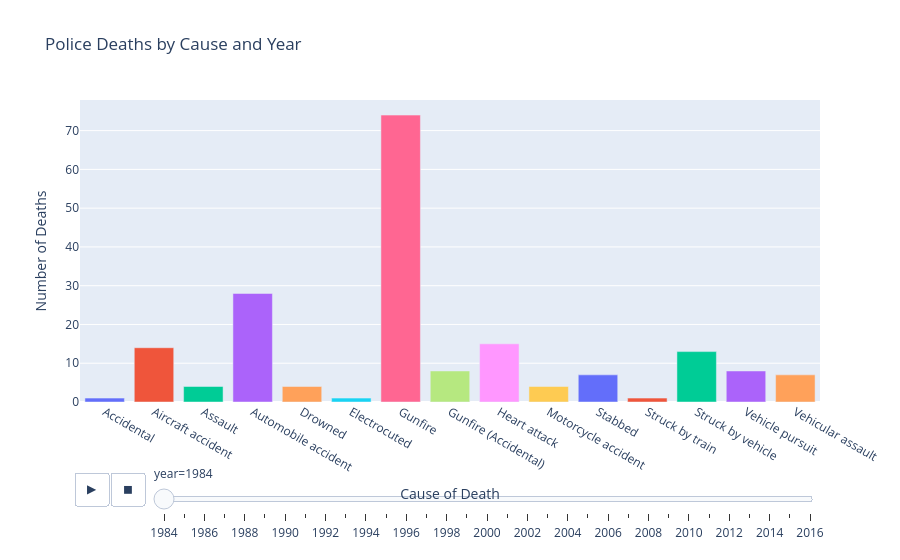

Notebook code cell kept with this figure:
### Code cell
#7. Bar chart comparing deaths due to different causes, animated by year

#Answer:
cause_year = (
    df_1984_2016
    .groupby(['year', 'cause_short'])
    .size()
    .reset_index(name='deaths')
)

fig = px.bar(
    cause_year,
    x='cause_short',
    y='deaths',
    color='cause_short',
    animation_frame='year',
    title='Police Deaths by Cause and Year'
)

fig.update_layout(
    xaxis_title='Cause of Death',
    yaxis_title='Number of Deaths',
    showlegend=False
)

fig.show()

### Figure 1 — Plotly figure (JSON) as saved in the notebook; plotly's stock layout.template omitted (floating-point values rounded to 4 significant figures)
{"data": [{"hovertemplate": "cause_short=%{x}<br>year=1984<br>deaths=%{y}<extra></extra>", "legendgroup": "Accidental", "marker": {"color": "#636efa", "pattern": {"shape": ""}}, "name": "Accidental", "orientation": "v", "showlegend": true, "textposition": "auto", "type": "bar", "x": ["Accidental"], "xaxis": "x", "y": [1], "yaxis": "y"}, {"hovertemplate": "cause_short=%{x}<br>year=1984<br>deaths=%{y}<extra></extra>", "legendgroup": "Aircraft accident", "marker": {"color": "#EF553B", "pattern": {"shape": ""}}, "name": "Aircraft accident", "orientation": "v", "showlegend": true, "textposition": "auto", "type": "bar", "x": ["Aircraft accident"], "xaxis": "x", "y": [14], "yaxis": "y"}, {"hovertemplate": "cause_short=%{x}<br>year=1984<br>deaths=%{y}<extra></extra>", "legendgroup": "Assault", "marker": {"color": "#00cc96", "pattern": {"shape": ""}}, "name": "Assault", "orientation": "v", "showlegend": true, "textposition": "auto", "type": "bar", "x": ["Assault"], "xaxis": "x", "y": [4], "yaxis": "y"}, {"hovertemplate": "cause_short=%{x}<br>year=1984<br>deaths=%{y}<extra></extra>", "legendgroup": "Automobile accident", "marker": {"color": "#ab63fa", "pattern": {"shape": ""}}, "name": "Automobile accident", "orientation": "v", "showlegend": true, "textposition": "auto", "type": "bar", "x": ["Automobile accident"], "xaxis": "x", "y": [28], "yaxis": "y"}, {"hovertemplate": "cause_short=%{x}<br>year=1984<br>deaths=%{y}<extra></extra>", "legendgroup": "Drowned", "marker": {"color": "#FFA15A", "pattern": {"shape": ""}}, "name": "Drowned", "orientation": "v", "showlegend": true, "textposition": "auto", "type": "bar", "x": ["Drowned"], "xaxis": "x", "y": [4], "yaxis": "y"}, {"hovertemplate": "cause_short=%{x}<br>year=1984<br>deaths=%{y}<extra></extra>", "legendgroup": "Electrocuted", "marker": {"color": "#19d3f3", "pattern": {"shape": ""}}, "name": "Electrocuted", "orientation": "v", "showlegend": true, "textposition": "auto", "type": "bar", "x": ["Electrocuted"], "xaxis": "x", "y": [1], "yaxis": "y"}, {"hovertemplate": "cause_short=%{x}<br>year=1984<br>deaths=%{y}<extra></extra>", "legendgroup": "Gunfire", "marker": {"color": "#FF6692", "pattern": {"shape": ""}}, "name": "Gunfire", "orientation": "v", "showlegend": true, "textposition": "auto", "type": "bar", "x": ["Gunfire"], "xaxis": "x", "y": [74], "yaxis": "y"}, {"hovertemplate": "cause_short=%{x}<br>year=1984<br>deaths=%{y}<extra></extra>", "legendgroup": "Gunfire (Accidental)", "marker": {"color": "#B6E880", "pattern": {"shape": ""}}, "name": "Gunfire (Accidental)", "orientation": "v", "showlegend": true, "textposition": "auto", "type": "bar", "x": ["Gunfire (Accidental)"], "xaxis": "x", "y": [8], "yaxis": "y"}, {"hovertemplate": "cause_short=%{x}<br>year=1984<br>deaths=%{y}<extra></extra>", "legendgroup": "Heart attack", "marker": {"color": "#FF97FF", "pattern": {"shape": ""}}, "name": "Heart attack", "orientation": "v", "showlegend": true, "textposition": "auto", "type": "bar", "x": ["Heart attack"], "xaxis": "x", "y": [15], "yaxis": "y"}, {"hovertemplate": "cause_short=%{x}<br>year=1984<br>deaths=%{y}<extra></extra>", "legendgroup": "Motorcycle accident", "marker": {"color": "#FECB52", "pattern": {"shape": ""}}, "name": "Motorcycle accident", "orientation": "v", "showlegend": true, "textposition": "auto", "type": "bar", "x": ["Motorcycle accident"], "xaxis": "x", "y": [4], "yaxis": "y"}, {"hovertemplate": "cause_short=%{x}<br>year=1984<br>deaths=%{y}<extra></extra>", "legendgroup": "Stabbed", "marker": {"color": "#636efa", "pattern": {"shape": ""}}, "name": "Stabbed", "orientation": "v", "showlegend": true, "textposition": "auto", "type": "bar", "x": ["Stabbed"], "xaxis": "x", "y": [7], "yaxis": "y"}, {"hovertemplate": "cause_short=%{x}<br>year=1984<br>deaths=%{y}<extra></extra>", "legendgroup": "Struck by train", "marker": {"color": "#EF553B", "pattern": {"shape": ""}}, "name": "Struck by train", "orientation": "v", "showlegend": true, "textposition": "auto", "type": "bar", "x": ["Struck by train"], "xaxis": "x", "y": [1], "yaxis": "y"}, {"hovertemplate": "cause_short=%{x}<br>year=1984<br>deaths=%{y}<extra></extra>", "legendgroup": "Struck by vehicle", "marker": {"color": "#00cc96", "pattern": {"shape": ""}}, "name": "Struck by vehicle", "orientation": "v", "showlegend": true, "textposition": "auto", "type": "bar", "x": ["Struck by vehicle"], "xaxis": "x", "y": [13], "yaxis": "y"}, {"hovertemplate": "cause_short=%{x}<br>year=1984<br>deaths=%{y}<extra></extra>", "legendgroup": "Vehicle pursuit", "marker": {"color": "#ab63fa", "pattern": {"shape": ""}}, "name": "Vehicle pursuit", "orientation": "v", "showlegend": true, "textposition": "auto", "type": "bar", "x": ["Vehicle pursuit"], "xaxis": "x", "y": [8], "yaxis": "y"}, {"hovertemplate": "cause_short=%{x}<br>year=1984<br>deaths=%{y}<extra></extra>", "legendgroup": "Vehicular assault", "marker": {"color": "#FFA15A", "pattern": {"shape": ""}}, "name": "Vehicular assault", "orientation": "v", "showlegend": true, "textposition": "auto", "type": "bar", "x": ["Vehicular assault"], "xaxis": "x", "y": [7], "yaxis": "y"}], "layout": {"barmode": "relative", "legend": {"title": {"text": "cause_short"}, "tracegroupgap": 0}, "showlegend": false, "sliders": [{"active": 0, "currentvalue": {"prefix": "year="}, "len": 0.9, "pad": {"b": 10, "t": 60}, "steps": [{"args": [["1984"], {"frame": {"duration": 0, "redraw": true}, "fromcurrent": true, "mode": "immediate", "transition": {"duration": 0, "easing": "linear"}}], "label": "1984", "method": "animate"}, {"args": [["1985"], {"frame": {"duration": 0, "redraw": true}, "fromcurrent": true, "mode": "immediate", "transition": {"duration": 0, "easing": "linear"}}], "label": "1985", "method": "animate"}, {"args": [["1986"], {"frame": {"duration": 0, "redraw": true}, "fromcurrent": true, "mode": "immediate", "transition": {"duration": 0, "easing": "linear"}}], "label": "1986", "method": "animate"}, {"args": [["1987"], {"frame": {"duration": 0, "redraw": true}, "fromcurrent": true, "mode": "immediate", "transition": {"duration": 0, "easing": "linear"}}], "label": "1987", "method": "animate"}, {"args": [["1988"], {"frame": {"duration": 0, "redraw": true}, "fromcurrent": true, "mode": "immediate", "transition": {"duration": 0, "easing": "linear"}}], "label": "1988", "method": "animate"}, {"args": [["1989"], {"frame": {"duration": 0, "redraw": true}, "fromcurrent": true, "mode": "immediate", "transition": {"duration": 0, "easing": "linear"}}], "label": "1989", "method": "animate"}, {"args": [["1990"], {"frame": {"duration": 0, "redraw": true}, "fromcurrent": true, "mode": "immediate", "transition": {"duration": 0, "easing": "linear"}}], "label": "1990", "method": "animate"}, {"args": [["1991"], {"frame": {"duration": 0, "redraw": true}, "fromcurrent": true, "mode": "immediate", "transition": {"duration": 0, "easing": "linear"}}], "label": "1991", "method": "animate"}, {"args": [["1992"], {"frame": {"duration": 0, "redraw": true}, "fromcurrent": true, "mode": "immediate", "transition": {"duration": 0, "easing": "linear"}}], "label": "1992", "method": "animate"}, {"args": [["1993"], {"frame": {"duration": 0, "redraw": true}, "fromcurrent": true, "mode": "immediate", "transition": {"duration": 0, "easing": "linear"}}], "label": "1993", "method": "animate"}, {"args": [["1994"], {"frame": {"duration": 0, "redraw": true}, "fromcurrent": true, "mode": "immediate", "transition": {"duration": 0, "easing": "linear"}}], "label": "1994", "method": "animate"}, {"args": [["1995"], {"frame": {"duration": 0, "redraw": true}, "fromcurrent": true, "mode": "immediate", "transition": {"duration": 0, "easing": "linear"}}], "label": "1995", "method": "animate"}, {"args": [["1996"], {"frame": {"duration": 0, "redraw": true}, "fromcurrent": true, "mode": "immediate", "transition": {"duration": 0, "easing": "linear"}}], "label": "1996", "method": "animate"}, {"args": [["1997"], {"frame": {"duration": 0, "redraw": true}, "fromcurrent": true, "mode": "immediate", "transition": {"duration": 0, "easing": "linear"}}], "label": "1997", "method": "animate"}, {"args": [["1998"], {"frame": {"duration": 0, "redraw": true}, "fromcurrent": true, "mode": "immediate", "transition": {"duration": 0, "easing": "linear"}}], "label": "1998", "method": "animate"}, {"args": [["1999"], {"frame": {"duration": 0, "redraw": true}, "fromcurrent": true, "mode": "immediate", "transition": {"duration": 0, "easing": "linear"}}], "label": "1999", "method": "animate"}, {"args": [["2000"], {"frame": {"duration": 0, "redraw": true}, "fromcurrent": true, "mode": "immediate", "transition": {"duration": 0, "easing": "linear"}}], "label": "2000", "method": "animate"}, {"args": [["2001"], {"frame": {"duration": 0, "redraw": true}, "fromcurrent": true, "mode": "immediate", "transition": {"duration": 0, "easing": "linear"}}], "label": "2001", "method": "animate"}, {"args": [["2002"], {"frame": {"duration": 0, "redraw": true}, "fromcurrent": true, "mode": "immediate", "transition": {"duration": 0, "easing": "linear"}}], "label": "2002", "method": "animate"}, {"args": [["2003"], {"frame": {"duration": 0, "redraw": true}, "fromcurrent": true, "mode": "immediate", "transition": {"duration": 0, "easing": "linear"}}], "label": "2003", "method": "animate"}, {"args": [["2004"], {"frame": {"duration": 0, "redraw": true}, "fromcurrent": true, "mode": "immediate", "transition": {"duration": 0, "easing": "linear"}}], "label": "2004", "method": "animate"}, {"args": [["2005"], {"frame": {"duration": 0, "redraw": true}, "fromcurrent": true, "mode": "immediate", "transition": {"duration": 0, "easing": "linear"}}], "label": "2005", "method": "animate"}, {"args": [["2006"], {"frame": {"duration": 0, "redraw": true}, "fromcurrent": true, "mode": "immediate", "transition": {"duration": 0, "easing": "linear"}}], "label": "2006", "method": "animate"}, {"args": [["2007"], {"frame": {"duration": 0, "redraw": true}, "fromcurrent": true, "mode": "immediate", "transition": {"duration": 0, "easing": "linear"}}], "label": "2007", "method": "animate"}, {"args": [["2008"], {"frame": {"duration": 0, "redraw": true}, "fromcurrent": true, "mode": "immediate", "transition": {"duration": 0, "easing": "linear"}}], "label": "2008", "method": "animate"}, {"args": [["2009"], {"frame": {"duration": 0, "redraw": true}, "fromcurrent": true, "mode": "immediate", "transition": {"duration": 0, "easing": "linear"}}], "label": "2009", "method": "animate"}, {"args": [["2010"], {"frame": {"duration": 0, "redraw": true}, "fromcurrent": true, "mode": "immediate", "transition": {"duration": 0, "easing": "linear"}}], "label": "2010", "method": "animate"}, {"args": [["2011"], {"frame": {"duration": 0, "redraw": true}, "fromcurrent": true, "mode": "immediate", "transition": {"duration": 0, "easing": "linear"}}], "label": "2011", "method": "animate"}, {"args": [["2012"], {"frame": {"duration": 0, "redraw": true}, "fromcurrent": true, "mode": "immediate", "transition": {"duration": 0, "easing": "linear"}}], "label": "2012", "method": "animate"}, {"args": [["2013"], {"frame": {"duration": 0, "redraw": true}, "fromcurrent": true, "mode": "immediate", "transition": {"duration": 0, "easing": "linear"}}], "label": "2013", "method": "animate"}, {"args": [["2014"], {"frame": {"duration": 0, "redraw": true}, "fromcurrent": true, "mode": "immediate", "transition": {"duration": 0, "easing": "linear"}}], "label": "2014", "method": "animate"}, {"args": [["2015"], {"frame": {"duration": 0, "redraw": true}, "fromcurrent": true, "mode": "immediate", "transition": {"duration": 0, "easing": "linear"}}], "label": "2015", "method": "animate"}, {"args": [["2016"], {"frame": {"duration": 0, "redraw": true}, "fromcurrent": true, "mode": "immediate", "transition": {"duration": 0, "easing": "linear"}}], "label": "2016", "method": "animate"}], "x": 0.1, "xanchor": "left", "y": 0, "yanchor": "top"}], "title": {"text": "Police Deaths by Cause and Year"}, "updatemenus": [{"buttons": [{"args": [null, {"frame": {"duration": 500, "redraw": true}, "fromcurrent": true, "mode": "immediate", "transition": {"duration": 500, "easing": "linear"}}], "label": "&#9654;", "method": "animate"}, {"args": [[null], {"frame": {"duration": 0, "redraw": true}, "fromcurrent": true, "mode": "immediate", "transition": {"duration": 0, "easing": "linear"}}], "label": "&#9724;", "method": "animate"}], "direction": "left", "pad": {"r": 10, "t": 70}, "showactive": false, "type": "buttons", "x": 0.1, "xanchor": "right", "y": 0, "yanchor": "top"}], "xaxis": {"anchor": "y", "categoryarray": ["Accidental", "Aircraft accident", "Assault", "Automobile accident", "Drowned", "Electrocuted", "Gunfire", "Gunfire (Accidental)", "Heart attack", "Motorcycle accident", "Stabbed", "Struck by train", "Struck by vehicle", "Vehicle pursuit", "Vehicular assault", "Animal related", "Duty related illness", "Explosion", "Exposure to toxins", "Bomb", "Fall", "Fire", "Heat exhaustion", "Training accident", "Terrorist attack", "Bicycle accident", "Boating accident", "Weather/Natural disaster", "Exposure", "9/11 related illness", "Train accident", "Unidentified", "Asphyxiation", "Poisoned"], "categoryorder": "array", "domain": [0, 1], "title": {"text": "Cause of Death"}}, "yaxis": {"anchor": "x", "domain": [0, 1], "title": {"text": "Number of Deaths"}}}}
